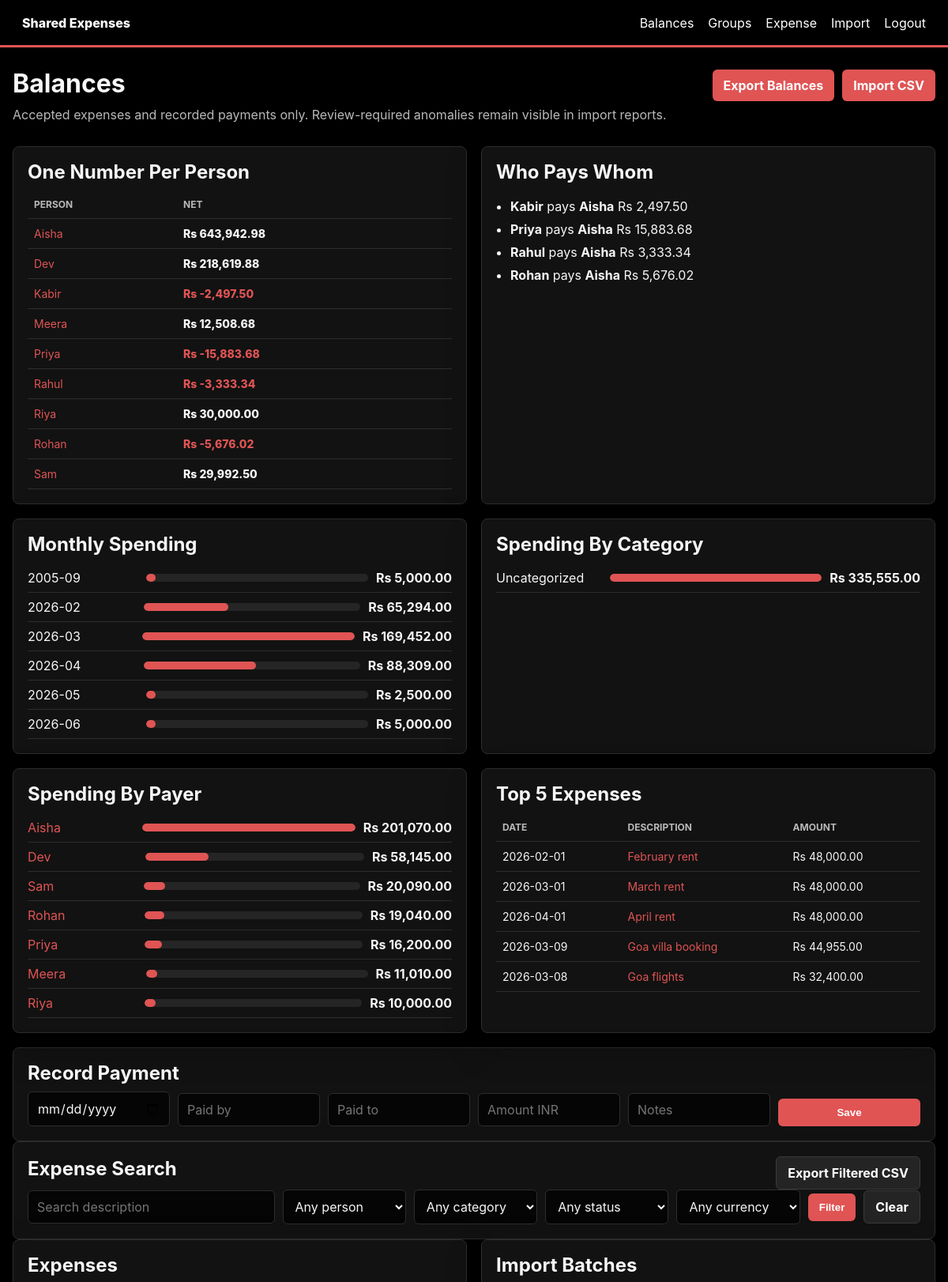
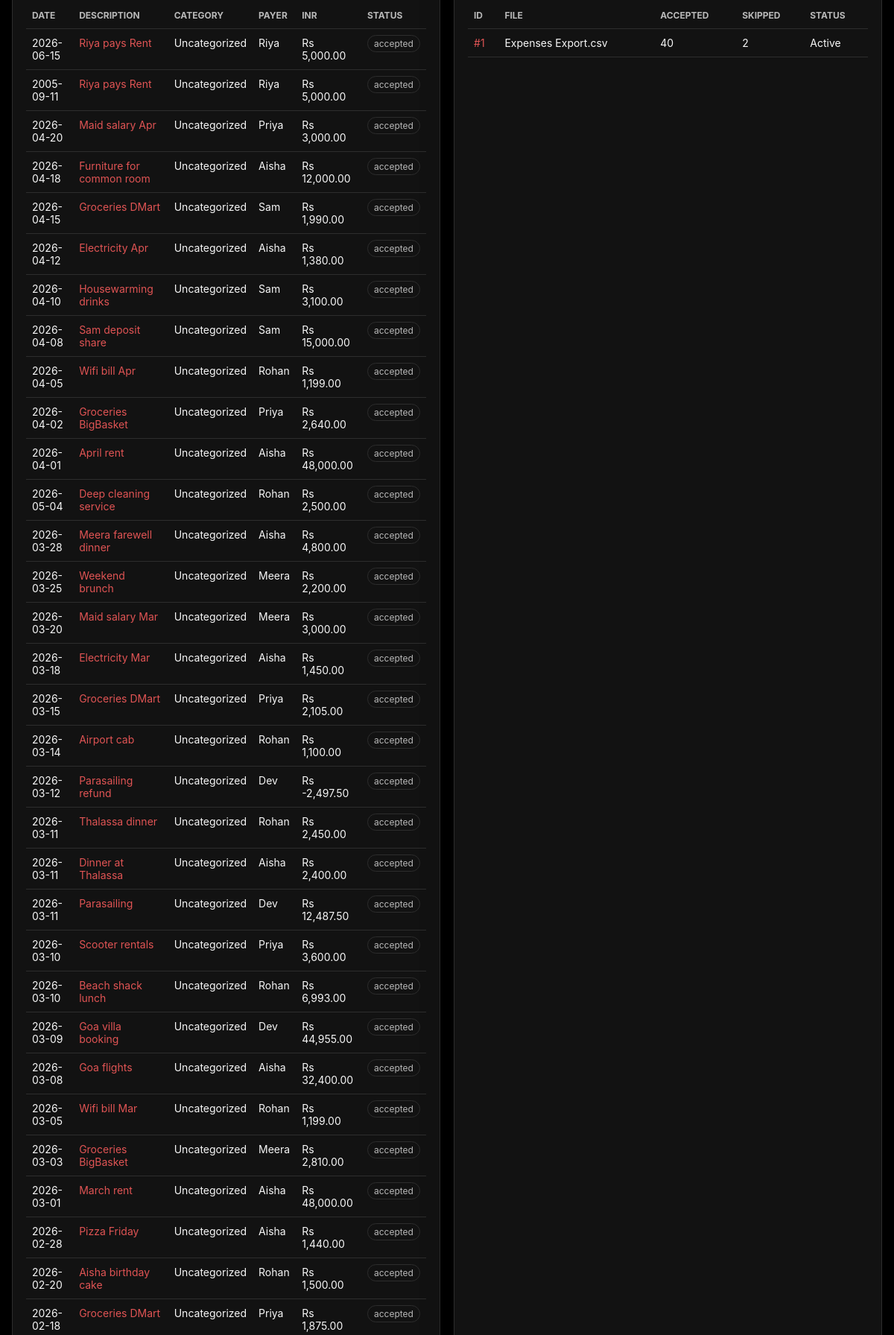
The page / (signed in, upper part) on the database its author committed (2 pictures, top to bottom).
### tables this page shows
CREATE TABLE expense_splits (
                id INTEGER PRIMARY KEY,
                expense_id INTEGER NOT NULL REFERENCES expenses(id) ON DELETE CASCADE,
                person_name TEXT NOT NULL,
                share_cents INTEGER NOT NULL,
                basis TEXT NOT NULL
            );

CREATE TABLE expenses (
                id INTEGER PRIMARY KEY,
                group_id INTEGER NOT NULL REFERENCES groups(id),
                source_row INTEGER,
                expense_date TEXT NOT NULL,
                description TEXT NOT NULL,
                paid_by TEXT NOT NULL,
                amount_original_cents INTEGER NOT NULL,
                currency TEXT NOT NULL,
                fx_rate TEXT NOT NULL,
                amount_inr_cents INTEGER NOT NULL,
                split_type TEXT NOT NULL,
                status TEXT NOT NULL DEFAULT 'accepted',
                notes TEXT
            , category TEXT NOT NULL DEFAULT 'Uncategorized', batch_id INTEGER);

CREATE TABLE import_batches (
                id INTEGER PRIMARY KEY,
                filename TEXT NOT NULL,
                imported_at TEXT NOT NULL,
                accepted_rows INTEGER NOT NULL,
                skipped_rows INTEGER NOT NULL
            , group_id INTEGER, rolled_back_at TEXT, rolled_back_by TEXT, rollback_note TEXT);

### app.py (the view)
@app.route("/")
@login_required
def dashboard():
    group_id = int(request.args.get("group_id", 1))
    net, settlements, trace = balances(group_id)
    filters = {
        "q": request.args.get("q", "").strip(),
        "person": request.args.get("person", "").strip(),
        "category": request.args.get("category", "").strip(),
        "status": request.args.get("status", "").strip(),
        "currency": request.args.get("currency", "").strip(),
    }
    with db() as conn:
        groups = conn.execute("SELECT * FROM groups ORDER BY name").fetchall()
        expenses = filtered_expenses(group_id, filters)
        batches = conn.execute("SELECT * FROM import_batches ORDER BY id DESC LIMIT 5").fetchall()
        people = [row["person_name"] for row in conn.execute("SELECT DISTINCT person_name FROM group_memberships ORDER BY person_name").fetchall()]
        categories = [row["category"] for row in conn.execute("SELECT DISTINCT category FROM expenses WHERE group_id=? ORDER BY category", (group_id,)).fetchall()]
    insights = spending_insights(group_id)
    return render_template("dashboard.html", groups=groups, group_id=group_id, net=net, settlements=settlements, expenses=expenses, batches=batches, trace=trace, filters=filters, people=people, categories=categories, insights=insights)

### app.py (called while the page is built)
def money(value: Decimal | str | int | float) -> Decimal:
    return Decimal(str(value)).quantize(MONEY, rounding=ROUND_HALF_UP)

def from_cents(value: int) -> Decimal:
    return money(Decimal(value) / 100)

@contextmanager
def db():
    conn = sqlite3.connect(DB_PATH)
    conn.row_factory = sqlite3.Row
    conn.execute("PRAGMA foreign_keys = ON")
    try:
        yield conn
        conn.commit()
    except Exception:
        conn.rollback()
        raise
    finally:
        conn.close()

def login_required(view):
    @wraps(view)
    def wrapped(*args, **kwargs):
        if "user_id" not in session:
            return redirect(url_for("login"))
        return view(*args, **kwargs)
    return wrapped

def chart_rows(rows):
    max_total = max([row["total"] for row in rows], default=0) or 1
    return [
        {"label": row["label"] or "Uncategorized", "total": row["total"], "width": max(4, round(row["total"] * 100 / max_total))}
        for row in rows
    ]

@app.template_filter("rupees")
def rupees(value):
    return f"Rs {value:,.2f}"
    return f"₹{value:,.2f}"

@app.template_filter("cents")
def cents_filter(value):
    return f"Rs {from_cents(value):,.2f}"
    return f"₹{from_cents(value):,.2f}"

### templates/dashboard.html (shortened to what this page needs)
{% extends "base.html" %}
{% block content %}
<div class="heading">
  <div>
    <h1>Balances</h1>
    <p>Accepted expenses and recorded payments only. Review-required anomalies remain visible in import reports.</p>
  </div>
  <div class="actions">
    <a class="button" href="{{ url_for('export_balances', group_id=group_id) }}">Export Balances</a>
    <a class="button" href="{{ url_for('import_view') }}">Import CSV</a>
  </div>
</div>
<section class="grid two">
  <div class="panel">
    <h2>One Number Per Person</h2>
    <table>
      <tr><th>Person</th><th>Net</th></tr>
      {% for person, amount in net.items() %}
        <tr>
          <td><a href="{{ url_for('person_detail', person_name=person, group_id=group_id) }}">{{ person }}</a></td>
          <td class="{{ 'positive' if amount > 0 else 'negative' if amount < 0 else '' }}">{{ amount|rupees }}</td>
        </tr>
      {% endfor %}
    </table>
  </div>
  <div class="panel">
    <h2>Who Pays Whom</h2>
    {% if settlements %}
      <ul class="settlements">
        {% for item in settlements %}
          <li><strong>{{ item.from }}</strong> pays <strong>{{ item.to }}</strong> {{ item.amount|rupees }}</li>
        {% endfor %}
      </ul>
    {% else %}
      <p>No settlements needed.</p>
    {% endif %}
  </div>
</section>
<section class="grid two">
  <div class="panel">
    <h2>Monthly Spending</h2>
    {% for row in insights.monthly %}
      <div class="bar-row">
        <span>{{ row.label }}</span>
        <div class="bar-track"><div class="bar-fill" style="width: {{ row.width }}%"></div></div>
        <strong>{{ row.total|cents }}</strong>
      </div>
    {% else %}
      <p>No spending yet.</p>
    {% endfor %}
  </div>
  <div class="panel">
    <h2>Spending By Category</h2>
    {% for row in insights.by_category %}
      <div class="bar-row">
        <span>{{ row.label }}</span>
        <div class="bar-track"><div class="bar-fill" style="width: {{ row.width }}%"></div></div>
        <strong>{{ row.total|cents }}</strong>
      </div>
    {% else %}
      <p>No categories yet.</p>
    {% endfor %}
  </div>
</section>
<section class="grid two">
  <div class="panel">
    <h2>Spending By Payer</h2>
    {% for row in insights.by_person %}
      <div class="bar-row">
        <span><a href="{{ url_for('person_detail', person_name=row.label, group_id=group_id) }}">{{ row.label }}</a></span>
        <div class="bar-track"><div class="bar-fill" style="width: {{ row.width }}%"></div></div>
        <strong>{{ row.total|cents }}</strong>
      </div>
    {% else %}
      <p>No payer totals yet.</p>
    {% endfor %}
  </div>
  <div class="panel">
    <h2>Top 5 Expenses</h2>
    <table>
      <tr><th>Date</th><th>Description</th><th>Amount</th></tr>
      {% for e in insights.top_expenses %}
        <tr>
          <td>{{ e.expense_date }}</td>
          <td><a href="{{ url_for('expense_detail', expense_id=e.id) }}">{{ e.description }}</a></td>
          <td>{{ e.amount_inr_cents|cents }}</td>
        </tr>
      {% endfor %}
    </table>
  </div>
</section>
<section class="panel">
  <h2>Record Payment</h2>
  <form method="post" action="{{ url_for('payments') }}" class="inline-form">
    <input type="date" name="payment_date" required>
    <input name="paid_by" placeholder="Paid by" required>
    <input name="paid_to" placeholder="Paid to" required>
    <input name="amount" type="number" step="0.01" placeholder="Amount INR" required>
    <input name="notes" placeholder="Notes">
    <button type="submit">Save</button>
  </form>
</section>
<section class="panel">
  <div class="section-head">
    <h2>Expense Search</h2>
    <a class="button secondary" href="{{ url_for('export_expenses', group_id=group_id, q=filters.q, person=filters.person, category=filters.category, status=filters.status, currency=filters.currency) }}">Export Filtered CSV</a>
  </div>
  <form method="get" class="filter-form">
    <input name="q" value="{{ filters.q }}" placeholder="Search description">
    <select name="person">
      <option value="">Any person</option>
    </select>
    <select name="category">
      <option value="">Any category</option>
    </select>
    <select name="status">
      <option value="">Any status</option>
    </select>
    <select name="currency">
      <option value="">Any currency</option>
    </select>
    <button type="submit">Filter</button>
    <a class="button secondary" href="{{ url_for('dashboard', group_id=group_id) }}">Clear</a>
  </form>
</section>
<section class="grid two">
  <div class="panel">
    <h2>Expenses</h2>
    <table>
      <tr><th>Date</th><th>Description</th><th>Category</th><th>Payer</th><th>INR</th><th>Status</th></tr>
      {% for e in expenses %}
        <tr>
          <td>{{ e.expense_date }}</td>
          <td><a href="{{ url_for('expense_detail', expense_id=e.id) }}">{{ e.description }}</a></td>
          <td>{{ e.category }}</td>
          <td>{{ e.paid_by }}</td>
          <td>{{ e.amount_inr_cents|cents }}</td>
          <td><span class="pill">{{ e.status }}</span></td>
        </tr>
      {% endfor %}
    </table>
  </div>
  <div class="panel">
    <h2>Import Batches</h2>
    <table>
      <tr><th>ID</th><th>File</th><th>Accepted</th><th>Skipped</th><th>Status</th></tr>
      {% for b in batches %}
        <tr>
          <td><a href="{{ url_for('import_report', batch_id=b.id) }}">#{{ b.id }}</a></td>
          <td>{{ b.filename }}</td>
          <td>{{ b.accepted_rows }}</td>
          <td>{{ b.skipped_rows }}</td>
          <td>{{ 'Rolled back' if b.rolled_back_at else 'Active' }}</td>
        </tr>
      {% endfor %}
    </table>
  </div>
</section>
{% endblock %}

### static/styles.css (style rules this page uses)
:root { --ink: #f7f7f7; --muted: #b9b9b9; --line: #2d2d2d; --panel: #121212; --panel-soft: #191919; --bg: #000000; --accent: #E05454; --accent-dark: #b93f3f; --danger: #E05454; --good: #f7f7f7; }
* { box-sizing: border-box; }
body { margin: 0; font-family: Inter, Segoe UI, Arial, sans-serif; color: var(--ink); background: var(--bg); }
a { color: var(--accent); text-decoration: none; }
.heading { display: flex; justify-content: space-between; align-items: start; gap: 20px; margin-bottom: 18px; }
.actions, .section-head { display: flex; gap: 10px; align-items: center; justify-content: space-between; flex-wrap: wrap; }
h1, h2 { margin: 0 0 10px; line-height: 1.15; }
p { color: var(--muted); margin: 0 0 12px; }
.grid { display: grid; gap: 18px; margin-bottom: 18px; }
.two { grid-template-columns: repeat(2, minmax(0, 1fr)); }
.panel { background: var(--panel); border: 1px solid var(--line); box-shadow: 0 18px 45px rgba(0, 0, 0, 0.28); border-radius: 8px; padding: 18px; overflow-x: auto; }
input, select { width: 100%; border: 1px solid var(--line); border-radius: 6px; padding: 10px 11px; font: inherit; color: var(--ink); background: #050505; }
button, .button { border: 0; border-radius: 6px; background: var(--accent); color: #fff; padding: 10px 14px; font-weight: 700; cursor: pointer; display: inline-block; }
.button.secondary { background: #242424; border: 1px solid #3a3a3a; }
table { width: 100%; border-collapse: collapse; font-size: 14px; }
th, td { text-align: left; border-bottom: 1px solid var(--line); padding: 10px 8px; vertical-align: top; }
th { color: var(--muted); font-size: 12px; text-transform: uppercase; }
.positive { color: var(--good); font-weight: 800; }
.negative { color: var(--danger); font-weight: 800; }
.pill { border: 1px solid var(--line); border-radius: 999px; padding: 3px 8px; font-size: 12px; color: var(--muted); }
.settlements { padding-left: 18px; line-height: 1.8; }
.inline-form { display: grid; grid-template-columns: repeat(6, minmax(110px, 1fr)); gap: 10px; align-items: end; }
.filter-form { display: grid; grid-template-columns: 2fr repeat(4, minmax(120px, 1fr)) auto auto; gap: 10px; align-items: center; }
.bar-row { display: grid; grid-template-columns: minmax(110px, 1fr) 2fr minmax(95px, auto); gap: 10px; align-items: center; padding: 8px 0; border-bottom: 1px solid var(--line); }
.bar-track { height: 10px; background: #252525; border-radius: 999px; overflow: hidden; }
.bar-fill { height: 100%; background: var(--accent); border-radius: 999px; }

### rows shown on the page
expense_splits: person_name "Aisha", amount "Rs 643,942.98", paid_by "Riya", amount "Rs 30,000.00", to "Aisha" "Aisha" "Aisha" "Aisha"
expense_splits: person_name "Dev", amount "Rs 218,619.88"
expense_splits: person_name "Kabir", amount "Rs -2,497.50", from "Kabir"
expense_splits: person_name "Meera", amount "Rs 12,508.68"
expense_splits: person_name "Priya", amount "Rs -15,883.68", from "Priya"
expense_splits: person_name "Rahul", amount "Rs -3,333.34", from "Rahul"
expense_splits: person_name "Rohan", amount "Rs -5,676.02", from "Rohan"
expense_splits: person_name "Sam", amount "Rs 29,992.50"
expenses: expense_date "2026-02-01", description "February rent", amount_inr_cents|cents "Rs 48,000.00"
expenses: expense_date "2026-03-01", description "March rent", amount_inr_cents|cents "Rs 48,000.00", category "Uncategorized", paid_by "Aisha", status "accepted"
expenses: expense_date "2026-04-01", description "April rent", amount_inr_cents|cents "Rs 48,000.00", category "Uncategorized", paid_by "Aisha", status "accepted"
expenses: expense_date "2026-03-09", description "Goa villa booking", amount_inr_cents|cents "Rs 44,955.00", category "Uncategorized", paid_by "Dev", status "accepted"
expenses: expense_date "2026-03-08", description "Goa flights", amount_inr_cents|cents "Rs 32,400.00", category "Uncategorized", paid_by "Aisha", status "accepted"
expenses: expense_date "2026-06-15", description "Riya pays Rent", category "Uncategorized", paid_by "Riya", amount_inr_cents|cents "Rs 5,000.00", status "accepted"
expenses: expense_date "2005-09-11", description "Riya pays Rent", category "Uncategorized", paid_by "Riya", amount_inr_cents|cents "Rs 5,000.00", status "accepted"
expenses: expense_date "2026-04-20", description "Maid salary Apr", category "Uncategorized", paid_by "Priya", amount_inr_cents|cents "Rs 3,000.00", status "accepted"
expenses: expense_date "2026-04-18", description "Furniture for common room", category "Uncategorized", paid_by "Aisha", amount_inr_cents|cents "Rs 12,000.00", status "accepted"
expenses: expense_date "2026-04-15", description "Groceries DMart", category "Uncategorized", paid_by "Sam", amount_inr_cents|cents "Rs 1,990.00", status "accepted"
expenses: expense_date "2026-04-12", description "Electricity Apr", category "Uncategorized", paid_by "Aisha", amount_inr_cents|cents "Rs 1,380.00", status "accepted"
expenses: expense_date "2026-04-10", description "Housewarming drinks", category "Uncategorized", paid_by "Sam", amount_inr_cents|cents "Rs 3,100.00", status "accepted"
expenses: expense_date "2026-04-08", description "Sam deposit share", category "Uncategorized", paid_by "Sam", amount_inr_cents|cents "Rs 15,000.00", status "accepted"
expenses: expense_date "2026-04-05", description "Wifi bill Apr", category "Uncategorized", paid_by "Rohan", amount_inr_cents|cents "Rs 1,199.00", status "accepted"
expenses: expense_date "2026-04-02", description "Groceries BigBasket", category "Uncategorized", paid_by "Priya", amount_inr_cents|cents "Rs 2,640.00", status "accepted"
expenses: expense_date "2026-05-04", description "Deep cleaning service", category "Uncategorized", paid_by "Rohan", amount_inr_cents|cents "Rs 2,500.00", status "accepted"
expenses: expense_date "2026-03-28", description "Meera farewell dinner", category "Uncategorized", paid_by "Aisha", amount_inr_cents|cents "Rs 4,800.00", status "accepted"
expenses: expense_date "2026-03-25", description "Weekend brunch", category "Uncategorized", paid_by "Meera", amount_inr_cents|cents "Rs 2,200.00", status "accepted"
expenses: expense_date "2026-03-20", description "Maid salary Mar", category "Uncategorized", paid_by "Meera", amount_inr_cents|cents "Rs 3,000.00", status "accepted"
expenses: expense_date "2026-03-18", description "Electricity Mar", category "Uncategorized", paid_by "Aisha", amount_inr_cents|cents "Rs 1,450.00", status "accepted"
expenses: expense_date "2026-03-15", description "Groceries DMart", category "Uncategorized", paid_by "Priya", amount_inr_cents|cents "Rs 2,105.00", status "accepted"
expenses: expense_date "2026-03-14", description "Airport cab", category "Uncategorized", paid_by "Rohan", amount_inr_cents|cents "Rs 1,100.00", status "accepted"
expenses: expense_date "2026-03-12", description "Parasailing refund", category "Uncategorized", paid_by "Dev", amount_inr_cents|cents "Rs -2,497.50", status "accepted"
expenses: expense_date "2026-03-11", description "Thalassa dinner", category "Uncategorized", paid_by "Rohan", amount_inr_cents|cents "Rs 2,450.00", status "accepted"
expenses: expense_date "2026-03-11", description "Dinner at Thalassa", category "Uncategorized", paid_by "Aisha", amount_inr_cents|cents "Rs 2,400.00", status "accepted"
expenses: expense_date "2026-03-11", description "Parasailing", category "Uncategorized", paid_by "Dev", amount_inr_cents|cents "Rs 12,487.50", status "accepted"
expenses: expense_date "2026-03-10", description "Scooter rentals", category "Uncategorized", paid_by "Priya", amount_inr_cents|cents "Rs 3,600.00", status "accepted"
expenses: expense_date "2026-03-10", description "Beach shack lunch", category "Uncategorized", paid_by "Rohan", amount_inr_cents|cents "Rs 6,993.00", status "accepted"
expenses: expense_date "2026-03-05", description "Wifi bill Mar", category "Uncategorized", paid_by "Rohan", amount_inr_cents|cents "Rs 1,199.00", status "accepted"
expenses: expense_date "2026-03-03", description "Groceries BigBasket", category "Uncategorized", paid_by "Meera", amount_inr_cents|cents "Rs 2,810.00", status "accepted"
expenses: expense_date "2026-02-28", description "Pizza Friday", category "Uncategorized", paid_by "Aisha", amount_inr_cents|cents "Rs 1,440.00", status "accepted"
expenses: expense_date "2026-02-20", description "Aisha birthday cake", category "Uncategorized", paid_by "Rohan", amount_inr_cents|cents "Rs 1,500.00", status "accepted"
expenses: expense_date "2026-02-18", description "Groceries DMart", category "Uncategorized", paid_by "Priya", amount_inr_cents|cents "Rs 1,875.00", status "accepted"
import_batches: id "1", filename "Expenses Export.csv", accepted_rows "40", skipped_rows "2", rolled_back_at "Active"

### other values the page prints
{{ item.amount|rupees }} "Rs 2,497.50" "Rs 15,883.68" "Rs 3,333.34" "Rs 5,676.02"
{{ row.label }} "2005-09" "2026-02" "2026-03" "2026-04" "2026-05" "2026-06"
{{ row.total|cents }} "Rs 5,000.00" "Rs 65,294.00" "Rs 169,452.00" "Rs 88,309.00" "Rs 2,500.00" "Rs 5,000.00"
{{ row.label }} "Uncategorized"
{{ row.total|cents }} "Rs 335,555.00"
{{ row.label }} "Aisha" "Dev" "Sam" "Rohan" "Priya" "Meera" "Riya"
{{ row.total|cents }} "Rs 201,070.00" "Rs 58,145.00" "Rs 20,090.00" "Rs 19,040.00" "Rs 16,200.00" "Rs 11,010.00" "Rs 10,000.00"
